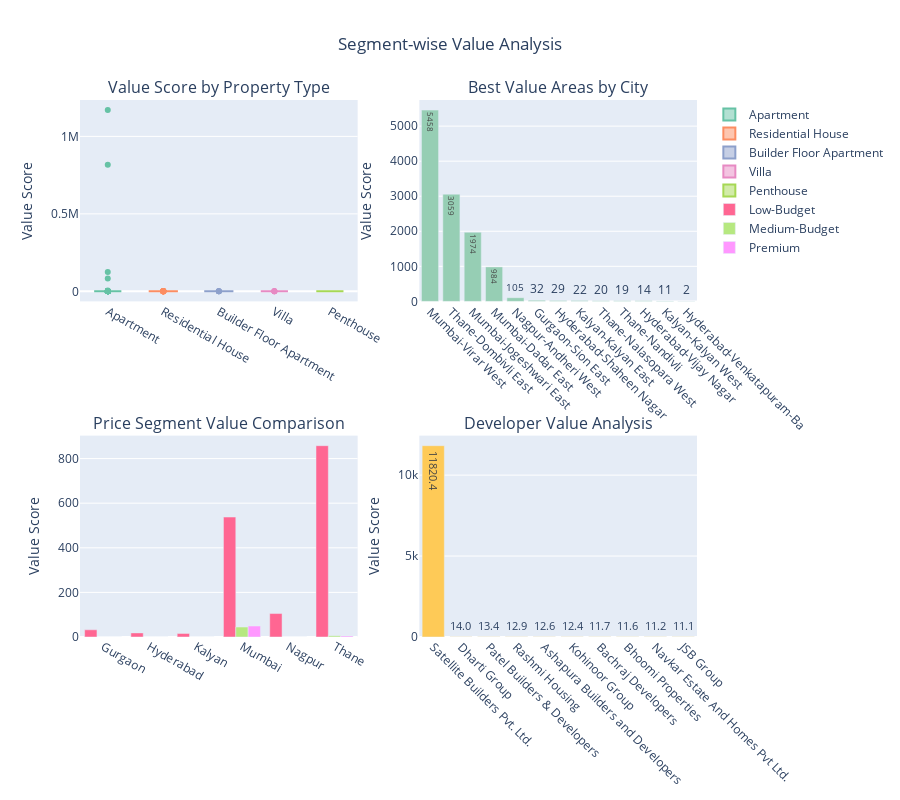

Notebook code for this chart:
### Code cell
fig = make_subplots(
    rows=2, cols=2,
    subplot_titles=(
        'Value Score by Property Type',
        'Best Value Areas by City',
        'Price Segment Value Comparison',
        'Developer Value Analysis'
    ),
    specs=[[{"type": "box"}, {"type": "bar"}],
            [{"type": "bar"}, {"type": "bar"}]]
)

colors = px.colors.qualitative.Set2

# create value score distribution by property type using box plots
property_types = df['Type of Property'].value_counts().head(5).index

for i, prop_type in enumerate(property_types):
    type_data = df[df['Type of Property'] == prop_type]
    fig.add_trace(
        go.Box(
            y=type_data['Value_Score'],
            name=prop_type,
            marker_color=colors[i % len(colors)],
            boxpoints='outliers'
        ),
        row=1, col=1
    )

# find the best value areas by city (top 3 areas per city)
best_areas = []
for city in df['City'].unique():
    city_data = df[df['City'] == city]
    city_area_values = city_data.groupby('Area_Name')['Value_Score'].mean()
    top_areas = city_area_values.nlargest(3)
    
    # create formatted area names with city prefix for better identification
    for area, score in top_areas.items():
        best_areas.append({
            'City_Area': f"{city}-{area[:15]}",
            'City': city,
            'Area': area,
            'Value_Score': score
        })

# convert to dataframe and create bar chart for top areas
best_areas_df = pd.DataFrame(best_areas)
if len(best_areas_df) > 0:
    # show top 15 areas overall based on value score
    best_areas_df = best_areas_df.nlargest(15, 'Value_Score')
    
    fig.add_trace(
        go.Bar(
            x=best_areas_df['City_Area'],
            y=best_areas_df['Value_Score'],
            text=[f'{round(val)}' for val in best_areas_df['Value_Score']],
            textposition='auto',
            marker_color='#96CEB4',
            name='Area Value Score',
            showlegend=False
        ),
        row=1, col=2
    )

# compare value scores across different price segments by city
segment_values = df.groupby(['City', 'Price_Segment'])['Value_Score'].mean().unstack(fill_value=0)

# create grouped bar chart for price segment comparison
for segment in segment_values.columns:
    if pd.notna(segment):
        fig.add_trace(
            go.Bar(
                name=segment,
                x=segment_values.index,
                y=segment_values[segment]
            ),
            row=2, col=1
        )

# analyze developer performance if developer data is available
if 'Developer' in df.columns:
    developer_values = df.groupby('Developer')['Value_Score'].agg(['mean', 'count']).reset_index()
    # filter developers with at least 5 properties for reliable analysis
    developer_values = developer_values[developer_values['count'] >= 5]
    top_developers = developer_values.nlargest(10, 'mean')
    
    if len(top_developers) > 0:
        fig.add_trace(
            go.Bar(
                x=top_developers['Developer'],
                y=top_developers['mean'],
                text=[f'{round(val,1)}' for val in top_developers['mean']],
                textposition='auto',
                marker_color='#FECA57',
                name='Developer Value Score',
                showlegend=False
            ),
            row=2, col=2
        )

# update the overall layout and styling
fig.update_layout(
    title_text="Segment-wise Value Analysis",
    height=800,
    showlegend=True,
    title_x=0.5
)

# set y-axis labels for all subplots
fig.update_yaxes(title_text="Value Score", row=1, col=1)
fig.update_yaxes(title_text="Value Score", row=1, col=2)
fig.update_yaxes(title_text="Value Score", row=2, col=1)
fig.update_yaxes(title_text="Value Score", row=2, col=2)

# rotate x-axis labels for better readability on crowded charts
fig.update_xaxes(tickangle=45, row=1, col=2)
fig.update_xaxes(tickangle=45, row=2, col=2)

### Figure 1 — Plotly figure (JSON) as saved in the notebook; plotly's stock layout.template omitted (floating-point values rounded to 4 significant figures; data arrays with more than 128 entries replaced by an {"elided": "..."} marker saying what was removed)
{"data": [{"boxpoints": "outliers", "marker": {"color": "rgb(102,194,165)"}, "name": "Apartment", "type": "box", "xaxis": "x", "y": {"elided": "8560 float values"}, "yaxis": "y"}, {"boxpoints": "outliers", "marker": {"color": "rgb(252,141,98)"}, "name": "Residential House", "type": "box", "xaxis": "x", "y": {"elided": "136 float values"}, "yaxis": "y"}, {"boxpoints": "outliers", "marker": {"color": "rgb(141,160,203)"}, "name": "Builder Floor Apartment", "type": "box", "xaxis": "x", "y": [8.179, 19.43, 11.64, 11.25, 11.43, 16.67, 19.35, 12.53, 20.24, 10.49, 6.632, 7.545, 11.54, 16.55, 1.75, 21.33, 21.5, 29.55, 18.56, 12.0, 25.77, 11.25, 2.436, 2.96, 13.97, 12.11, 12.24, 7.863, 6.579, 6.25, 6.5, 6.16, 16.29, 7.429, 3.571, 7.932, 6.712, 7.863, 6.579, 6.25, 6.5, 6.16, 16.29, 7.429, 3.571, 7.932, 6.712, 1.05, 3.407, 2.167, 12.22, 30.67, 42.5, 18.0, 4.752, 2.9, 2.118, 9.524, 3.333, 4.85, 3.182, 3.576], "yaxis": "y"}, {"boxpoints": "outliers", "marker": {"color": "rgb(231,138,195)"}, "name": "Villa", "type": "box", "xaxis": "x", "y": [15.62, 16.22, 11.07, 25.0, 4.0, 7.5, 5.812, 4.219, 3.294, 8.0, 4.147, 8.696, 2.769, 5.28, 4.0, 7.5, 5.812, 4.219, 3.294, 8.0, 4.147, 8.696, 2.769, 5.28, 3.604, 3.75, 2.333, 3.4, 24.0, 10.77, 14.0, 8.0, 14.58, 2.263, 3.333, 1.299, 1.481, 3.333, 1.299, 1.481, 0.9524, 3.0, 2.368, 4.062, 2.5, 1.944, 10.0, 4.504, 1.889, 3.409, 2.759, 3.333, 4.743, 5.263, 3.409], "yaxis": "y"}, {"boxpoints": "outliers", "marker": {"color": "rgb(166,216,84)"}, "name": "Penthouse", "type": "box", "xaxis": "x", "y": [2.608, 1.247, 6.279, 0.01527, 3.237, 6.03, 6.154, 6.279, 0.01527, 3.237, 6.03, 6.154, 1.73, 1.73, 4.0, 7.0, 7.0, 3.363, 1.7, 2.444, 10.29, 2.857, 3.183, 2.444, 3.183, 2.608], "yaxis": "y"}, {"marker": {"color": "#96CEB4"}, "name": "Area Value Score", "showlegend": false, "text": ["5458", "3059", "1974", "984", "105", "32", "29", "22", "20", "19", "14", "11", "2"], "textposition": "auto", "type": "bar", "x": ["Mumbai-Virar West", "Thane-Dombivli East", "Mumbai-Jogeshwari East", "Mumbai-Dadar East", "Nagpur-Andheri West", "Gurgaon-Sion East", "Hyderabad-Shaheen Nagar", "Kalyan-Kalyan East", "Thane-Nalasopara West", "Thane-Nandivli", "Hyderabad-Vijay Nagar", "Kalyan-Kalyan West", "Hyderabad-Venkatapuram-Ba"], "xaxis": "x2", "y": [5458.0, 3059.0, 1974.0, 984.1, 105.2, 32.29, 28.51, 21.67, 19.67, 19.37, 14.38, 10.5, 2.263], "yaxis": "y2"}, {"name": "Low-Budget", "type": "bar", "x": ["Gurgaon", "Hyderabad", "Kalyan", "Mumbai", "Nagpur", "Thane"], "xaxis": "x3", "y": [32.29, 18.42, 16.09, 537.9, 105.2, 857.7], "yaxis": "y3"}, {"name": "Medium-Budget", "type": "bar", "x": ["Gurgaon", "Hyderabad", "Kalyan", "Mumbai", "Nagpur", "Thane"], "xaxis": "x3", "y": [0.0, 0.0, 0.0, 44.68, 0.0, 5.623], "yaxis": "y3"}, {"name": "Premium", "type": "bar", "x": ["Gurgaon", "Hyderabad", "Kalyan", "Mumbai", "Nagpur", "Thane"], "xaxis": "x3", "y": [0.0, 0.0, 0.0, 49.21, 0.0, 4.285], "yaxis": "y3"}, {"marker": {"color": "#FECA57"}, "name": "Developer Value Score", "showlegend": false, "text": ["11820.4", "14.0", "13.4", "12.9", "12.6", "12.4", "11.7", "11.6", "11.2", "11.1"], "textposition": "auto", "type": "bar", "x": ["Satellite Builders Pvt. Ltd.", "Dharti Group", "Patel Builders & Developers", "Rashmi Housing", "Ashapura Builders and Developers", "Kohinoor Group", "Bachraj Developers", "Bhoomi Properties", "Navkar Estate And Homes Pvt Ltd.", "JSB Group"], "xaxis": "x4", "y": [11820.0, 13.95, 13.41, 12.92, 12.61, 12.42, 11.72, 11.57, 11.21, 11.07], "yaxis": "y4"}], "layout": {"annotations": [{"font": {"size": 16}, "showarrow": false, "text": "Value Score by Property Type", "x": 0.225, "xanchor": "center", "xref": "paper", "y": 1, "yanchor": "bottom", "yref": "paper"}, {"font": {"size": 16}, "showarrow": false, "text": "Best Value Areas by City", "x": 0.775, "xanchor": "center", "xref": "paper", "y": 1, "yanchor": "bottom", "yref": "paper"}, {"font": {"size": 16}, "showarrow": false, "text": "Price Segment Value Comparison", "x": 0.225, "xanchor": "center", "xref": "paper", "y": 0.375, "yanchor": "bottom", "yref": "paper"}, {"font": {"size": 16}, "showarrow": false, "text": "Developer Value Analysis", "x": 0.775, "xanchor": "center", "xref": "paper", "y": 0.375, "yanchor": "bottom", "yref": "paper"}], "height": 800, "showlegend": true, "title": {"text": "Segment-wise Value Analysis", "x": 0.5}, "xaxis": {"anchor": "y", "domain": [0, 0.45]}, "xaxis2": {"anchor": "y2", "domain": [0.55, 1], "tickangle": 45}, "xaxis3": {"anchor": "y3", "domain": [0, 0.45]}, "xaxis4": {"anchor": "y4", "domain": [0.55, 1], "tickangle": 45}, "yaxis": {"anchor": "x", "domain": [0.625, 1], "title": {"text": "Value Score"}}, "yaxis2": {"anchor": "x2", "domain": [0.625, 1], "title": {"text": "Value Score"}}, "yaxis3": {"anchor": "x3", "domain": [0, 0.375], "title": {"text": "Value Score"}}, "yaxis4": {"anchor": "x4", "domain": [0, 0.375], "title": {"text": "Value Score"}}}}
